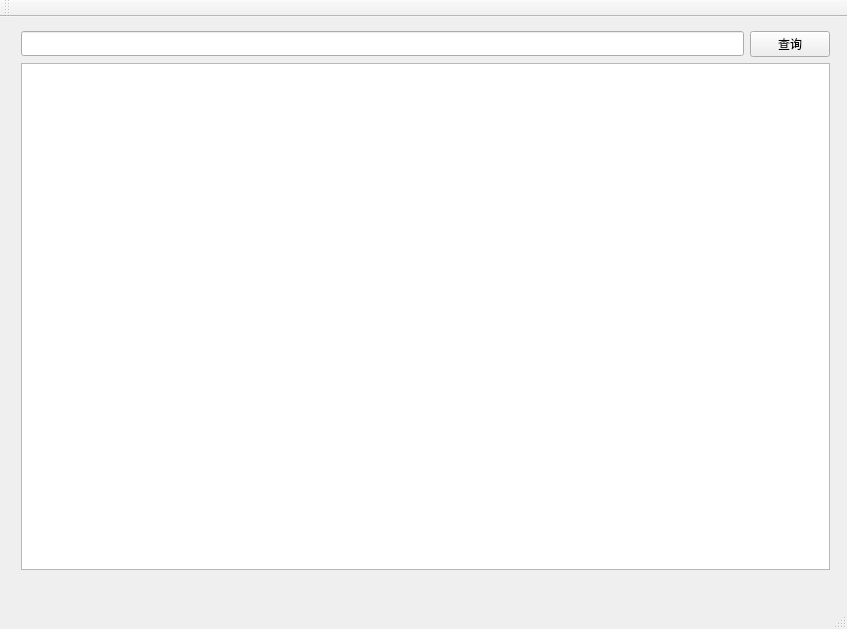
<?xml version="1.0" encoding="UTF-8"?>
<ui version="4.0">
 <class>MainWindow</class>
 <widget class="QMainWindow" name="MainWindow">
  <property name="geometry">
   <rect>
    <x>0</x>
    <y>0</y>
    <width>847</width>
    <height>629</height>
   </rect>
  </property>
  <property name="font">
   <font>
    <family>等线 Light</family>
   </font>
  </property>
  <property name="windowTitle">
   <string>MainWindow</string>
  </property>
  <widget class="QWidget" name="centralWidget">
   <widget class="QWidget" name="">
    <property name="geometry">
     <rect>
      <x>10</x>
      <y>3</y>
      <width>831</width>
      <height>561</height>
     </rect>
    </property>
    <layout class="QGridLayout" name="gridLayout">
     <item row="1" column="0" colspan="2">
      <widget class="QPlainTextEdit" name="replyPlaintTextEdit"/>
     </item>
     <item row="0" column="1">
      <widget class="QPushButton" name="postPushButton">
       <property name="text">
        <string>查询</string>
       </property>
      </widget>
     </item>
     <item row="0" column="0">
      <widget class="QLineEdit" name="postLineEdit"/>
     </item>
    </layout>
   </widget>
  </widget>
  <widget class="QMenuBar" name="menuBar">
   <property name="geometry">
    <rect>
     <x>0</x>
     <y>0</y>
     <width>847</width>
     <height>21</height>
    </rect>
   </property>
  </widget>
  <widget class="QToolBar" name="mainToolBar">
   <attribute name="toolBarArea">
    <enum>TopToolBarArea</enum>
   </attribute>
   <attribute name="toolBarBreak">
    <bool>false</bool>
   </attribute>
  </widget>
  <widget class="QStatusBar" name="statusBar"/>
 </widget>
 <layoutdefault spacing="6" margin="11"/>
 <resources/>
 <connections/>
</ui>
